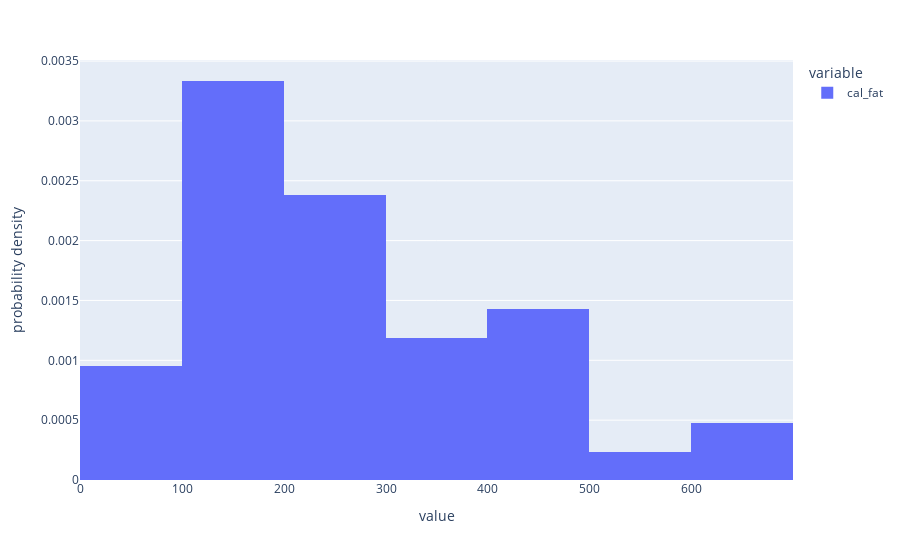

Notebook code cell kept with this figure:
### Markdown cell above
Als Nächstes erstellen wir ein Dichtehistogramm, das als Hintergrund dient, und legen darüber die Kurve der Wahrscheinlichkeitsdichte einer Normalverteilung. Der Unterschied zwischen einem Häufigkeitshistogramm und einem Dichtehistogramm besteht darin, dass sich bei einem Häufigkeitshistogramm die *Höhe* der Balken zur Gesamtzahl der Beobachtungen addiert, während sich bei einem Dichtehistogramm die *Fläche* der Balken zu 1 addiert. Die Fläche jedes Balkens kann einfach als die Höhe mal die Breite des Balkens berechnet werden. Die Verwendung eines Dichtehistogramms ermöglicht es, eine Normalverteilungskurve über das Histogramm zu legen, da die Kurve eine Wahrscheinlichkeitsdichtefunktion ist, die ebenfalls eine Fläche unter der Kurve von 1 hat. Häufigkeits- und Dichtehistogramme haben genau dieselbe Form; sie unterscheiden sich nur in ihrer y-Achse. Sie können dies überprüfen, indem Sie das Häufigkeitshistogramm, das Sie zuvor erstellt haben, mit dem Dichtehistogramm vergleichen, das mit den folgenden Befehlen erstellt wurde.

### Code cell
px.histogram(dairy_queen['cal_fat'], histnorm="probability density")

### Figure 1 — Plotly figure (JSON) as saved in the notebook; plotly's stock layout.template omitted (floating-point values rounded to 4 significant figures)
{"data": [{"alignmentgroup": "True", "bingroup": "x", "histnorm": "probability density", "hovertemplate": "variable=cal_fat<br>value=%{x}<br>probability density=%{y}<extra></extra>", "legendgroup": "cal_fat", "marker": {"color": "#636efa", "pattern": {"shape": ""}}, "name": "cal_fat", "offsetgroup": "cal_fat", "orientation": "v", "showlegend": true, "type": "histogram", "x": [660, 460, 330, 270, 310, 160, 310, 480, 590, 240, 220, 220, 180, 160, 180, 80, 80, 410, 670, 440, 140, 200, 160, 310, 240, 130, 430, 310, 430, 180, 180, 220, 280, 120, 270, 190, 170, 20, 140, 130, 0, 240], "xaxis": "x", "yaxis": "y"}], "layout": {"barmode": "relative", "legend": {"title": {"text": "variable"}, "tracegroupgap": 0}, "margin": {"t": 60}, "xaxis": {"anchor": "y", "domain": [0, 1], "title": {"text": "value"}}, "yaxis": {"anchor": "x", "domain": [0, 1], "title": {"text": "probability density"}}}}
